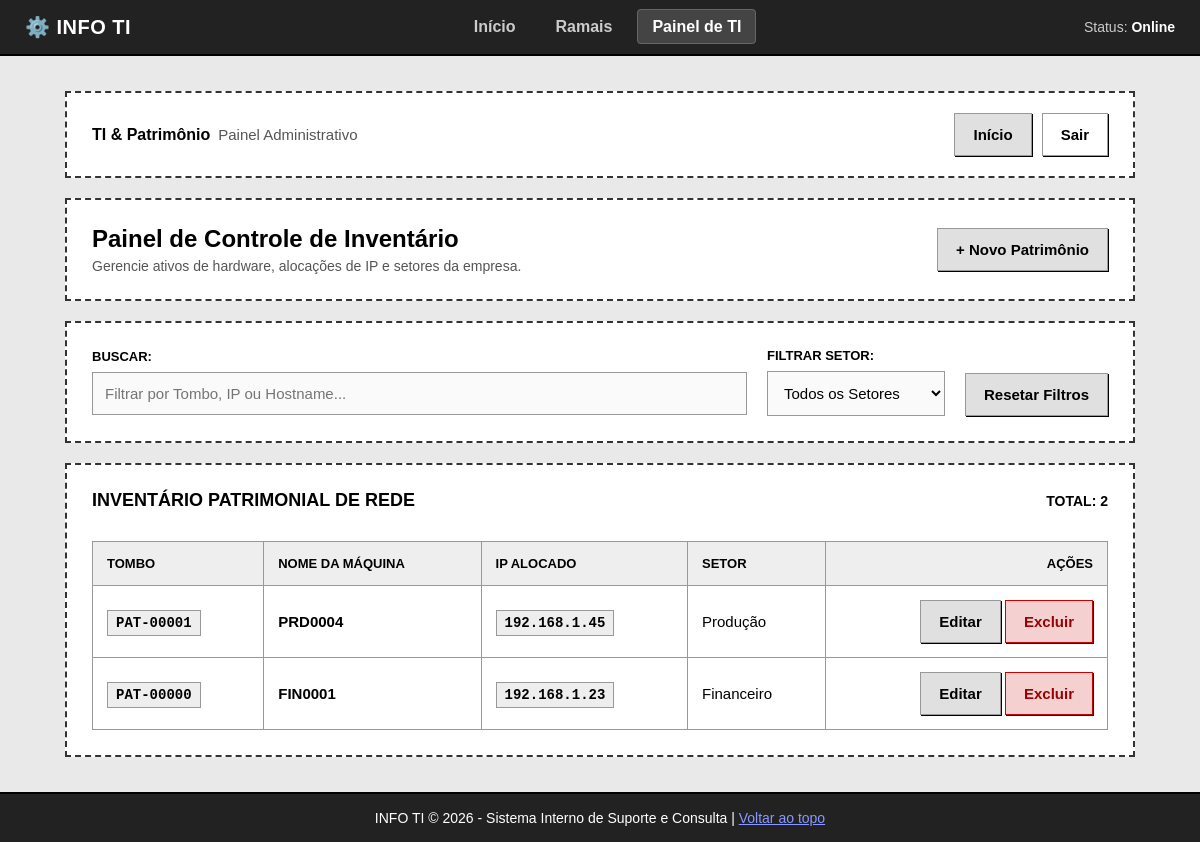
Screenshot of /painel/ (signed in) with the database file from the repository.
### core/models.py (models this page shows, shortened)
class Equipamento(models.Model):
    tombo = models.CharField(max_length=6, unique=True, verbose_name="Tombo")
    nome_maquina = models.CharField(max_length=100, unique=True, verbose_name="Nome da Máquina")
    ip_alocado = models.IntegerField(blank=True, null=True, verbose_name="IP Alocado (Final)")
    setor = models.CharField(max_length=50, blank=True, verbose_name="Setor")

### core/views.py (the view, shortened to what this page needs)
# urls.py: path('painel/', views.painel_ti_view, name='painel_ti'),
@login_required(login_url='login_ti')
def painel_ti_view(request):
    erro = None
    context = {
        'equipamentos': Equipamento.objects.all().order_by('-id'),
        'erro': erro
    }
    return render(request, 'core/painel.html', context)

### core/templates/core/painel.html (shortened to what this page needs)
<!DOCTYPE html>
<html lang="pt-BR">
<head>
</head>
<body id="topo">
  <nav class="navbar">
    <div class="logo">⚙️ INFO TI</div>
    <ul>
      <li><a href="{% url 'index' %}">Início</a></li>
      <li><a href="{% url 'ramais' %}">Ramais</a></li>
      <li><a href="{% url 'login_ti' %}" class="active">Painel de TI</a></li>
    </ul>
    <div class="user-info">
      Status: <span>Online</span>
    </div>
  </nav>
  <div class="wireframe-container">
    <div class="card-header">
      <div>
        <strong style="font-size: 16px;">TI & Patrimônio</strong><span style="font-size: 15px; color: #555; margin-left: 8px;">Painel Administrativo</span>
      </div>
      <div class="header-right">
        <a href="{% url 'index' %}" class="btn">Início</a>
        <a href="{% url 'login_ti' %}" class="btn" style="background-color: #fff;">Sair</a>
      </div>
    </div>
    <div class="card-bloco">
      <div style="display: flex; justify-content: space-between; align-items: center; flex-wrap: wrap; gap: 15px;">
        <div>
          <h2 style="font-size: 24px; margin-bottom: 5px;">Painel de Controle de Inventário</h2>
          <p style="font-size: 14px; color: #555;">Gerencie ativos de hardware, alocações de IP e setores da empresa.</p>
        </div>
        <button type="button" id="btn-toggle-novo" onclick="toggleFormularioCadastro()">+ Novo Patrimônio</button>
      </div>
    </div>
    <div class="card-bloco">
      <div class="filtros-bar">
        <div class="busca-box form-group">
          <label for="filtro-busca">Buscar:</label>
          <input id="filtro-busca" onkeyup="filtrarInventario()" placeholder="Filtrar por Tombo, IP ou Hostname..." type="text">
        </div>
        <div class="form-group">
          <label for="filtro-setor">Filtrar Setor:</label>
          <select id="filtro-setor" onchange="filtrarInventario()">
            <option value="TODOS">Todos os Setores</option>
          </select>
        </div>
        <div style="align-self: flex-end;">
          <button type="button" onclick="resetFiltros()">Resetar Filtros</button>
        </div>
      </div>
    </div>
    <div class="card-bloco">
      <div style="display: flex; justify-content: space-between; align-items: center;">
        <div class="card-title" style="border: none; padding: 0;">
          Inventário Patrimonial de Rede
        </div>
        <span id="contador-linhas" style="font-size: 14px; font-weight: bold;">TOTAL: {{ equipamentos|length }}</span>
      </div>
      <table id="tabela-inventario">
        <thead>
          <tr>
            <th>Tombo</th>
            <th>Nome da Máquina</th>
            <th>IP Alocado</th>
            <th>Setor</th>
            <th class="text-right">Ações</th>
          </tr>
        </thead>
        <tbody id="inventario-body">
          {% for eq in equipamentos %}
          <tr>
            <td>
              <span class="tag-code">PAT-{{ eq.tombo }}</span>
            </td>
            <td><strong>{{ eq.nome_maquina }}</strong></td>
            <td>
              <span class="tag-code">192.168.1.{{ eq.ip_alocado }}</span>
            </td>
            <td>{{ eq.setor }}</td>
            <td class="text-right">
              <a href="{% url 'editar_patrimonio' eq.id %}" class="btn">Editar</a>
              <a href="{% url 'excluir_patrimonio' eq.id %}" class="btn btn-danger" onclick="return confirm('Tem certeza que deseja excluir?')">Excluir</a>
            </td>
          </tr>
          {% empty %}
          <tr>
            <td colspan="5" style="text-align: center; color: #666; padding: 20px;">Nenhum equipamento cadastrado no banco de dados.</td>
          </tr>
          {% endfor %}
        </tbody>
      </table>
    </div>
  </div>
  <footer class="footer">
    INFO TI © 2026 - Sistema Interno de Suporte e Consulta | <a href="{% url 'index' %}">Voltar ao topo</a>
  </footer>
</body>
</html>

### core/templates/core/painel.html (style rules this page uses)
* { box-sizing: border-box; margin: 0; padding: 0; }
body { font-family: Arial, Helvetica, sans-serif; background-color: #e9e9e9; color: #000; display: flex; flex-direction: column; min-height: 100vh; font-size: 16px; }
.navbar { background-color: #222222; color: #ffffff; padding: 15px 25px; display: flex; justify-content: space-between; align-items: center; border-bottom: 2px solid #000; }
.navbar .logo { font-weight: bold; font-size: 20px; letter-spacing: 0.5px; }
.navbar ul { display: flex; list-style: none; gap: 10px; }
.navbar a { color: #cccccc; text-decoration: none; font-size: 16px; font-weight: bold; padding: 8px 14px; border: 1px solid transparent; border-radius: 4px; }
.navbar a:hover, .navbar a.active { color: #ffffff; background-color: #444444; border: 1px solid #666666; }
.navbar .user-info { font-size: 14px; color: #ccc; }
.navbar .user-info span { color: #fff; font-weight: bold; }
.wireframe-container { width: 100%; max-width: 1100px; margin: 35px auto; padding: 0 15px; flex: 1; display: flex; flex-direction: column; gap: 20px; }
.card-header { border: 2px dashed #333; background-color: #ffffff; padding: 20px 25px; display: flex; justify-content: space-between; align-items: center; flex-wrap: wrap; gap: 15px; }
.header-right { display: flex; align-items: center; gap: 10px; }
.card-bloco { border: 2px dashed #333; background-color: #ffffff; padding: 25px; display: flex; flex-direction: column; gap: 20px; }
.card-title { font-size: 18px; font-weight: bold; text-transform: uppercase; border-bottom: 1px dashed #999; padding-bottom: 10px; }
.form-group { display: flex; flex-direction: column; gap: 8px; }
label { font-size: 13px; font-weight: bold; text-transform: uppercase; }
input, select { padding: 12px; border: 1px solid #999; background-color: #fafafa; font-size: 15px; width: 100%; }
button, .btn { padding: 12px 18px; border: 1px solid #999; background-color: #e0e0e0; cursor: pointer; font-size: 15px; font-weight: bold; text-align: center; text-decoration: none; color: #000; display: inline-block; box-shadow: 1px 1px 0px #000; }
.btn-danger { background-color: #f5d0d0; border-color: #cc0000; color: #990000; }
.filtros-bar { display: flex; justify-content: space-between; align-items: center; gap: 20px; flex-wrap: wrap; }
.busca-box { flex: 1; min-width: 280px; }
table { width: 100%; border-collapse: collapse; margin-top: 10px; }
th, td { border: 1px solid #999; padding: 14px; text-align: left; font-size: 15px; }
th { background-color: #eee; font-size: 13px; text-transform: uppercase; }
.tag-code { font-family: monospace; background-color: #eee; border: 1px solid #999; padding: 4px 8px; font-size: 14px; font-weight: bold; }
.text-right { text-align: right; }
.footer { background-color: #222222; color: #ffffff; border-top: 2px solid #000; padding: 16px; text-align: center; font-size: 14px; margin-top: auto; }
.footer a { color: #8899ff; text-decoration: underline; }

### rows the page displays
Equipamento: tombo "00001", nome_maquina "PRD0004", ip_alocado "45", setor "Produção"
Equipamento: tombo "00000", nome_maquina "FIN0001", ip_alocado "23", setor "Financeiro"

### other values shown
{{ equipamentos|length }} "2"
